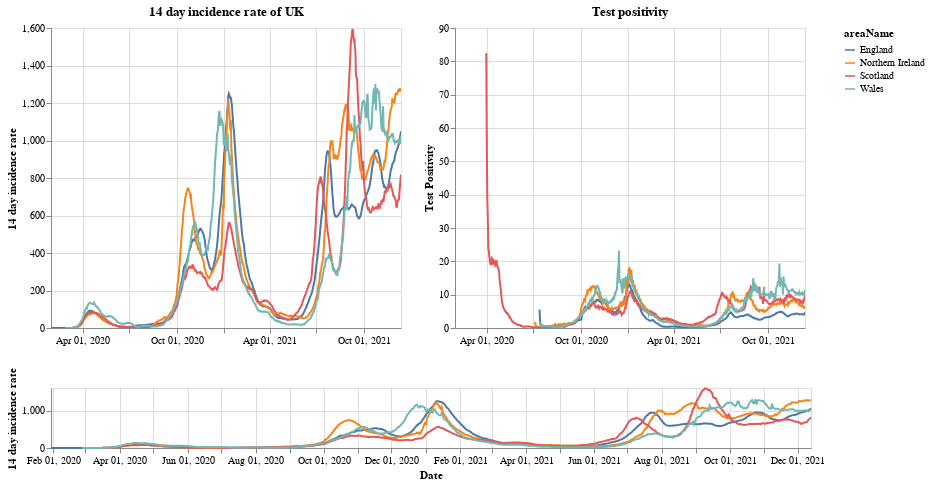

Notebook code for this chart:
### Markdown cell above
# Plots

First a plot with each country in the UK. The top right shows the positivity rate for (which is the percentage of registered tests which were positive) while the top left is the 14 day incidence rate. The bottom chart can be used to select the timeframe (does not work on a mobile device).

### Code cell
#collapse
brush = alt.selection(type='interval', name='DateBrush',encodings=['x'],fields=['Time'])
leg_selection = alt.selection_multi(fields=['areaName'], bind='legend')

base = alt.Chart(uk_cases).mark_line().encode(
    x=alt.X("yearmonthdate(date):T", axis=alt.Axis(title='Date')),
    y=alt.Y("twoWeeklyCasesRate:Q", axis=alt.Axis(title='14 day incidence rate')),
    tooltip=['areaName', 'date','twoWeeklyCasesRate', 'testPositivity'],
    color='areaName',
    opacity=alt.condition(leg_selection, alt.value(2), alt.value(0.1))
).add_selection(leg_selection).properties(width=350)

upper = base.encode(alt.X('yearmonthdate(date):T', axis=alt.Axis(title=''),
                         scale=alt.Scale(domain=brush))
                   ).properties(title=f'14 day incidence rate of UK')
upper_right = upper.encode(alt.Y('testPositivity:Q', axis=alt.Axis(title='Test Positivity'))).properties(title='Test positivity')
lower = base.properties(height=60, width = 760).add_selection(brush)

(upper | upper_right) & lower

### Figure 1 — Vega-Lite specification as saved in the notebook (floating-point values rounded to 4 significant figures; data arrays with more than 128 entries replaced by an {"elided": "..."} marker saying what was removed)
{"config": {"view": {"continuousWidth": 400, "continuousHeight": 300}}, "vconcat": [{"hconcat": [{"mark": "line", "encoding": {"color": {"type": "nominal", "field": "areaName"}, "opacity": {"condition": {"value": 2, "selection": "selector001"}, "value": 0.1}, "tooltip": [{"type": "nominal", "field": "areaName"}, {"type": "temporal", "field": "date"}, {"type": "quantitative", "field": "twoWeeklyCasesRate"}, {"type": "quantitative", "field": "testPositivity"}], "x": {"type": "temporal", "axis": {"title": ""}, "field": "date", "scale": {"domain": {"selection": "DateBrush"}}, "timeUnit": "yearmonthdate"}, "y": {"type": "quantitative", "axis": {"title": "14 day incidence rate"}, "field": "twoWeeklyCasesRate"}}, "selection": {"selector001": {"type": "multi", "fields": ["areaName"], "bind": "legend"}}, "title": "14 day incidence rate of UK", "width": 350}, {"mark": "line", "encoding": {"color": {"type": "nominal", "field": "areaName"}, "opacity": {"condition": {"value": 2, "selection": "selector001"}, "value": 0.1}, "tooltip": [{"type": "nominal", "field": "areaName"}, {"type": "temporal", "field": "date"}, {"type": "quantitative", "field": "twoWeeklyCasesRate"}, {"type": "quantitative", "field": "testPositivity"}], "x": {"type": "temporal", "axis": {"title": ""}, "field": "date", "scale": {"domain": {"selection": "DateBrush"}}, "timeUnit": "yearmonthdate"}, "y": {"type": "quantitative", "axis": {"title": "Test Positivity"}, "field": "testPositivity"}}, "selection": {"selector001": {"type": "multi", "fields": ["areaName"], "bind": "legend"}}, "title": "Test positivity", "width": 350}]}, {"mark": "line", "encoding": {"color": {"type": "nominal", "field": "areaName"}, "opacity": {"condition": {"value": 2, "selection": "selector001"}, "value": 0.1}, "tooltip": [{"type": "nominal", "field": "areaName"}, {"type": "temporal", "field": "date"}, {"type": "quantitative", "field": "twoWeeklyCasesRate"}, {"type": "quantitative", "field": "testPositivity"}], "x": {"type": "temporal", "axis": {"title": "Date"}, "field": "date", "timeUnit": "yearmonthdate"}, "y": {"type": "quantitative", "axis": {"title": "14 day incidence rate"}, "field": "twoWeeklyCasesRate"}}, "height": 60, "selection": {"selector001": {"type": "multi", "fields": ["areaName"], "bind": "legend"}, "DateBrush": {"type": "interval", "encodings": ["x"], "fields": ["Time"]}}, "width": 760}], "data": {"name": "data-db0eb474c7fda94314ddf4fdb2fb0388"}, "$schema": "https://vega.github.io/schema/vega-lite/v4.8.1.json", "datasets": {"data-db0eb474c7fda94314ddf4fdb2fb0388": {"elided": "2644 records"}}}
